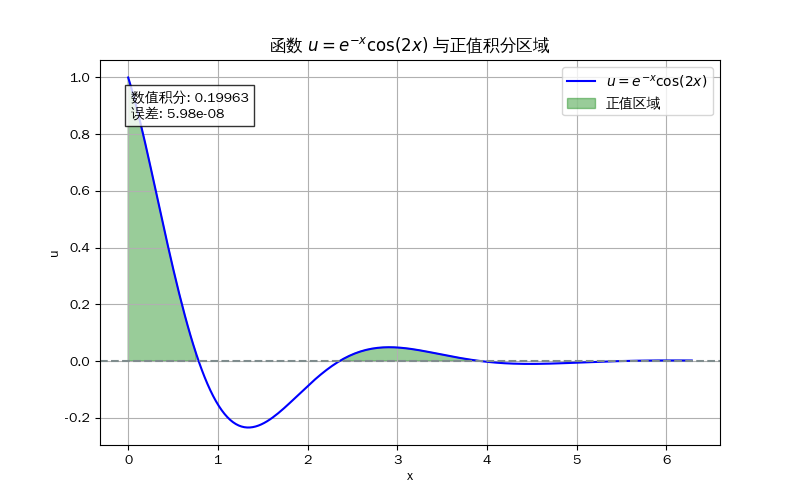

The script that drew this image:
import numpy as np
import scipy.integrate
from sympy import symbols, integrate, exp, cos, simplify
import matplotlib.pyplot as plt

# 封装成类
class IntegralDemo:
    def __init__(self):
        # 区间改为 [0, 2π]
        self.lower = 0
        self.upper = 2 * np.pi
        self.n = 200

        # 目标函数改为 u(x) = exp(-x) * cos(2x)
        self.x = symbols('x')
        self.u_expr = exp(-self.x) * cos(2 * self.x)
        self.func = lambda x: np.exp(-x) * np.cos(2 * x)

    # 函数1: SymPy - 符号积分
    def sympy_integral(self):
        integral = integrate(self.u_expr, (self.x, self.lower, self.upper))
        return simplify(integral)

    # 函数2: NumPy - 生成网格与函数值
    def numpy_grid(self):
        x_vals = np.linspace(self.lower, self.upper, self.n)
        u_vals = self.func(x_vals)
        return x_vals, u_vals

    # 函数3: SciPy - 数值积分
    def scipy_numerical_integral(self, x_vals, u_vals):
        return scipy.integrate.simpson(u_vals, x_vals)

    # 函数4: Matplotlib - 可视化（只填充 u>0 区域 + 标注）
    def plot_function_with_area(self, x_vals, u_vals, symbolic_val, numeric_val):
        plt.figure(figsize=(8, 5))

        # 画函数曲线
        plt.plot(x_vals, u_vals, label=r'$u=e^{-x}\cos(2x)$', color='blue')
        
        # 绘制x轴参考线
        plt.axhline(y=0, color='#7f8c8d', linestyle='--', linewidth=1.5)

        # 只填充 u(x) > 0 的区域
        mask = u_vals > 0
        plt.fill_between(x_vals, u_vals, where=mask,
                         color='green', alpha=0.4, label='正值区域')

        # 标注数值积分值与误差
        error = abs(float(symbolic_val) - numeric_val)
        text = f"数值积分: {numeric_val:.5f}\n误差: {error:.2e}"
        plt.text(0.05, 0.85, text, transform=plt.gca().transAxes,
                 bbox=dict(facecolor='white', alpha=0.8))

        plt.title('函数 $u=e^{-x}\\cos(2x)$ 与正值积分区域')
        plt.xlabel('x')
        plt.ylabel('u')
        plt.legend()
        plt.grid(True)
        plt.show()


# 实例化并运行
demo = IntegralDemo()

# SymPy 符号积分
symbolic_int = demo.sympy_integral()
print("符号积分值:", float(symbolic_int))

# NumPy 网格
x_vals, u_vals = demo.numpy_grid()

# SciPy 数值积分
numeric_int = demo.scipy_numerical_integral(x_vals, u_vals)
print("数值积分值:", numeric_int)

# Matplotlib 可视化
demo.plot_function_with_area(x_vals, u_vals, symbolic_int, numeric_int)
